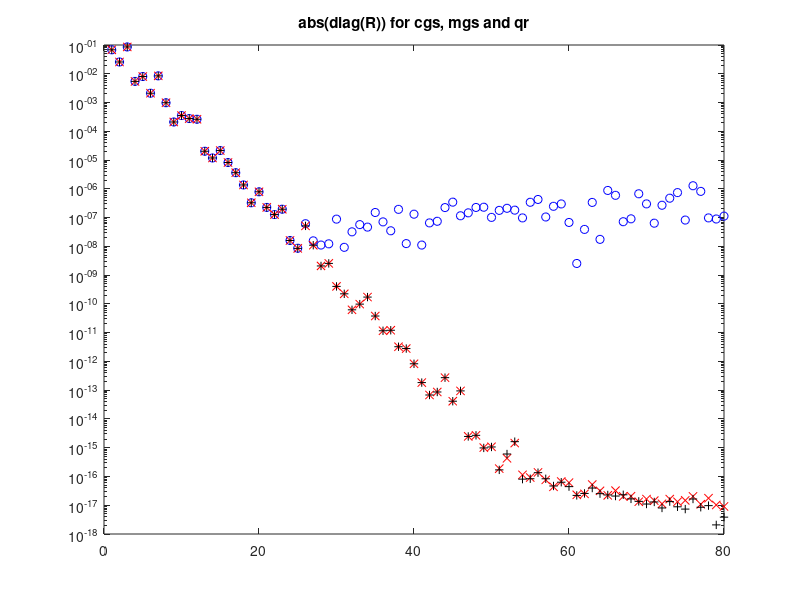

The MATLAB script that drew this image: (Note: this script raises an error after producing the figure.)
%R.S.
function q1
	[U, X] = qr(randn(80));
	[V, X] = qr(randn(80));
	S = diag( 2 .^ (-1:-1:-80));
	A = U*S*V;

	% Normalizing
	[QC, RC] = cgs(A);
	[QM, RM] = mgs(A);
	[Q, R] = qr(A);

	% Checking norm/error
	fprintf('CGS distance of Q**Q from identity = %e\n', norm( QC'*QC - eye(80)));
	fprintf('MGS distance of Q**Q from identity = %e\n', norm( QM'*QM - eye(80)));
	fprintf('QR (matlab) distance of Q**Q from identity = %e\n', norm( Q'*Q - eye(80)));

	% Plotting
	x = (1:80)';
	hold off;
	semilogy(x, abs(diag( RC )), 'bo');
	hold on;
	semilogy(x, abs(diag( RM ) ), 'rx')
	semilogy(x, abs(diag( R ) ), 'k+')
	title('abs(diag(R)) for cgs, mgs and qr')
	gtext('cgs=o, mgs = x, qr=+')

	% Re-Normalizing
	[QQC, RRC] = cgs(QC);
	RR= RRC*RC;

	% Again Checking norm/error
	fprintf('Repeated CGS distance of Q**Q from identity = %e\n', norm( QQC'*QQC - eye(80)));

	% Again Plotting
	x = (1:80)';
	hold off; figure;
	semilogy(x, abs(diag( RR )), 'bo');
	hold on;
	semilogy(x, abs(diag( RM ) ), 'rx')
	semilogy(x, abs(diag( R ) ), 'k+')
	title('abs(diag(R)) for cgs, mgs and qr')
	gtext('cgs=o, mgs = x, qr=+')
end

function [Q, R] = cgs(A)
	% [Q, R] = cgs(A) employs classical Gram-Schmidt scheme to compute
	% an isometry Q, an upper triangular matrix R such that A=QR.
	[m, n] = size(A);
	Q = zeros(m, n);
	R = zeros(n, n);

	for i = 1:n
		Q(:, i) = A(:, i);
		for j = 1:i-1
			R(j, i) = A(:, i)' * Q(:, j);
			Q(:, i) = Q(:, i) - Q(:, j) * R(j, i);
		end
		R(i, i) = norm(Q(:, i), 2);
		if R(i, i) == 0
			quit
		else
			Q(:, i) = Q(:, i) / R(i, i);
		end
	end
end



function [Q, R] = mgs(A)
% [Q, R] = mgs(A) employs modified Gram-Schmidt scheme to compute
% an isometry Q, an upper triangular matrix R such that A=QR.
	[m, n] = size(A);
	Q = zeros(m, n);
	R = zeros(n, n);

	for i = 1:n
		Q(:, i) = A(:, i);
		for j = 1:i-1
			R(j, i) = Q(:, i)' * Q(:, j);
			Q(:, i) = Q(:, i) - Q(:, j) * R(j, i);
		end
		R(i, i) = norm(Q(:, i), 2);
		if R(i, i) == 0
			quit
		else
			Q(:, i) = Q(:, i) / R(i, i);
		end
	end
end